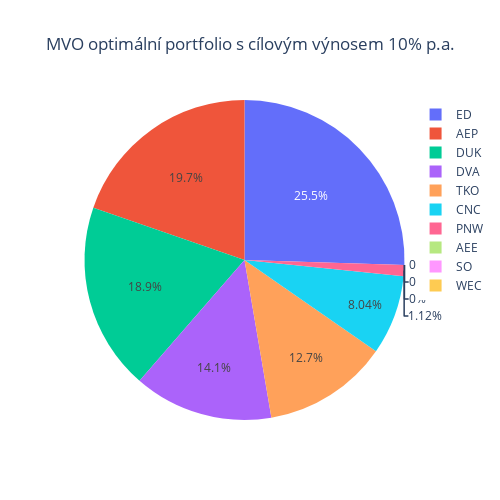

The notebook cell saved with this chart:
### Code cell
weightsMVOTarget = MVOTargetReturn(prices = prices, target_return = 0.1)
weightsPlot(weightsMVOTarget, title = "MVO optimální portfolio s cílovým výnosem 10% p.a.")

### Figure 1 — Plotly figure (JSON) as saved in the notebook; plotly's stock layout.template omitted (floating-point values rounded to 4 significant figures)
{"data": [{"labels": ["AEE", "AEP", "CNC", "DUK", "DVA", "ED", "PNW", "SO", "TKO", "WEC"], "type": "pie", "values": [0, 0.1969, 0.08036, 0.1891, 0.1408, 0.255, 0.01118, 0, 0.1266, 0]}], "layout": {"height": 500, "title": {"text": "MVO optimální portfolio s cílovým výnosem 10% p.a.", "x": 0.5}, "width": 500}}
